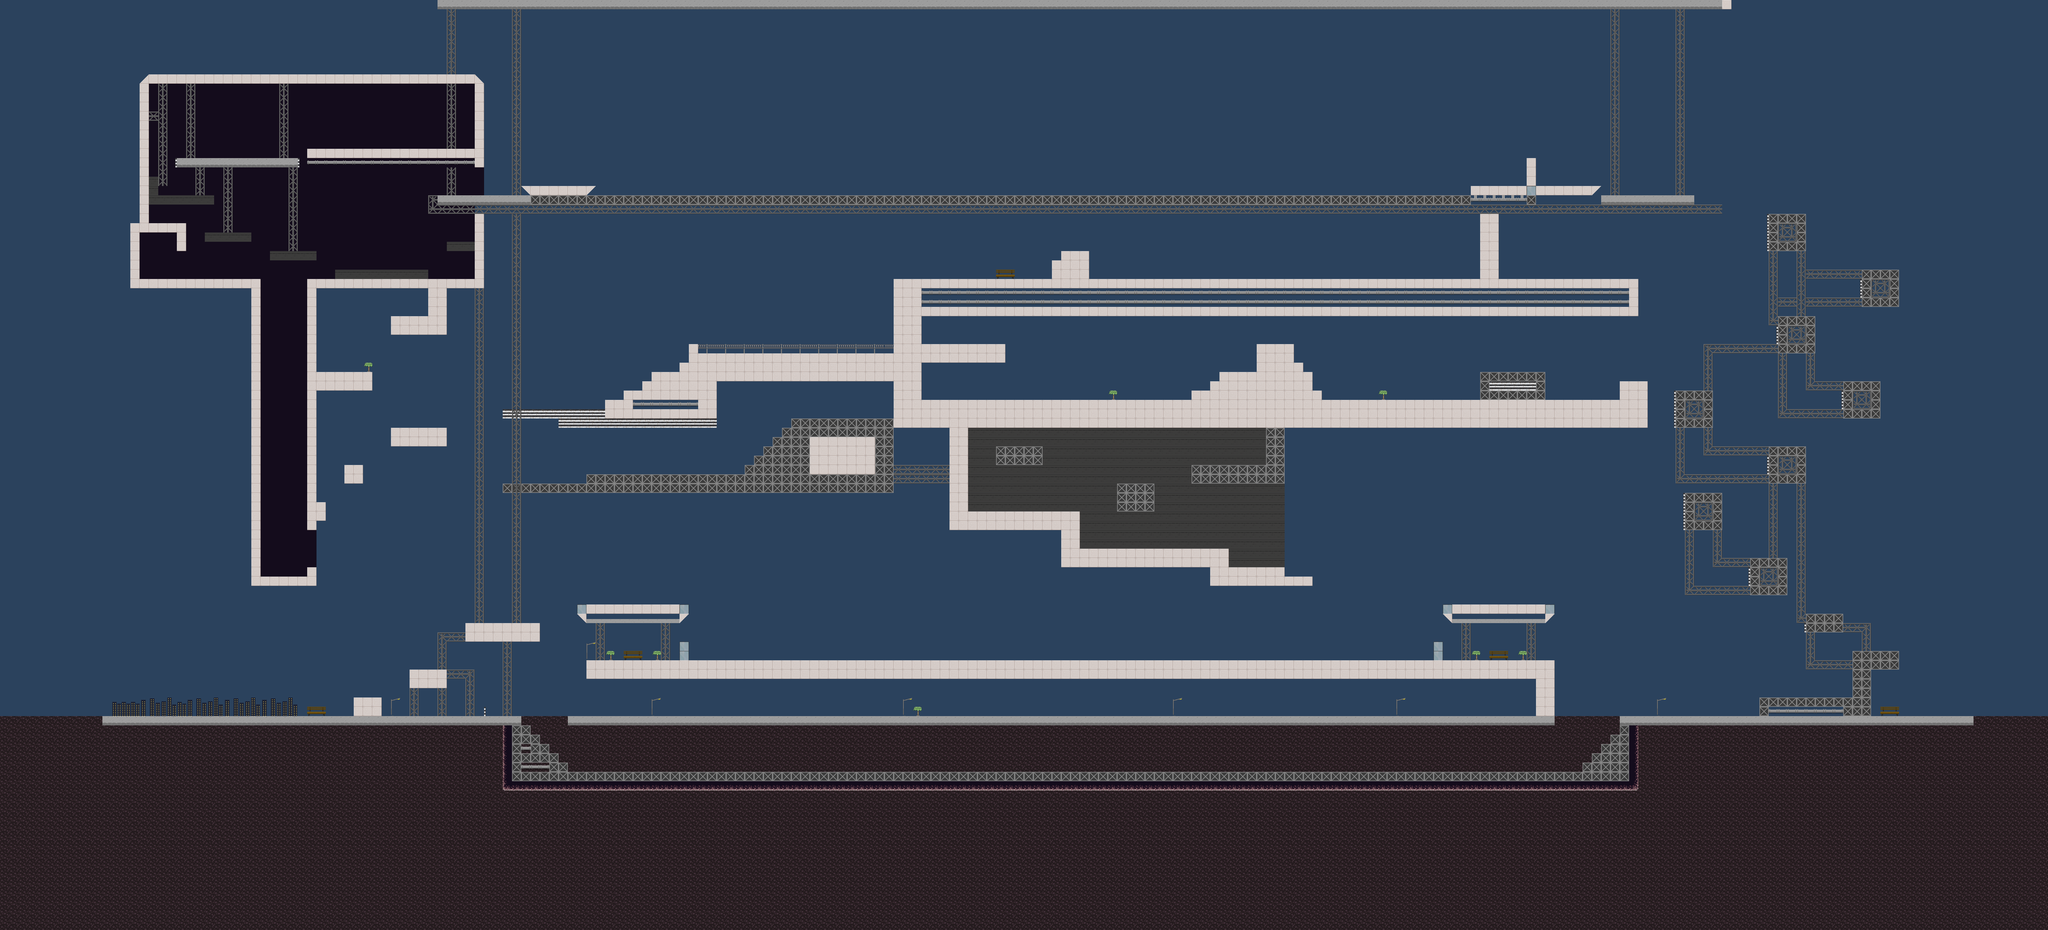

A level layout from a 2D game, rendered from its tile map. Below: a short description, then the map file with tile-grid data replaced by summaries:
An orthogonal 220x100 tile map with 32x32 px tiles, 3 tile layers (sky, under, map) and 187 objects (111x wall, 21x virus, 19x antigen, 11x delivery, 8x breaker, ...).

<map version="1.0" tiledversion="1.0.3" orientation="orthogonal" renderorder="right-down" width="220" height="100" tilewidth="32" tileheight="32" nextobjectid="640">
 <tileset firstgid="1" name="city_tiles" tilewidth="32" tileheight="32" tilecount="176" columns="8">
  <image source="files/maps/map_tiles.png" width="256" height="712" />
 </tileset>
 <layer name="sky" width="220" height="100">
  <data>[22000 cells, 22000 non-empty, 3 distinct tile ids]</data>
 </layer>
 <layer name="under" width="220" height="100">
  <data>[22000 cells, 2000 non-empty, 28 distinct tile ids]</data>
 </layer>
 <layer name="map" width="220" height="100">
  <data>[22000 cells, 2667 non-empty, 31 distinct tile ids]</data>
 </layer>
 <objectgroup name="player">
  <object id="457" name="player" x="742.268" y="2405.72" width="32" height="32" />
  <object id="588" name="wall" x="4416.12" y="1983.96" width="96.1108" height="32.065" />
 </objectgroup>
 <objectgroup name="walls">
  <object id="395" name="wall" x="5.91133" y="37.4384" width="7035.11" height="32" />
  <object id="458" name="wall" x="409.22" y="70.6234" width="32" height="2392.77" />
  <object id="459" name="wall" x="411.817" y="2464.85" width="1380.59" height="28.0563" />
  <object id="460" name="wall" x="1792.19" y="2495.85" width="32" height="31.6197" />
  <object id="461" name="wall" x="1824.04" y="2528.25" width="32" height="31.6197" />
  <object id="462" name="wall" x="1855.22" y="2560.33" width="32" height="31.6197" />
  <object id="463" name="wall" x="1887.3" y="2592.41" width="32" height="31.6197" />
  <object id="464" name="wall" x="1919.83" y="2624.5" width="32" height="31.6197" />
  <object id="465" name="wall" x="1951.46" y="2656.13" width="3488.85" height="31.6197" />
  <object id="466" name="wall" x="5441.3" y="2624.5" width="32" height="31.6197" />
  <object id="467" name="wall" x="5472.93" y="2592.87" width="32" height="31.6197" />
  <object id="468" name="wall" x="5505.01" y="2560.78" width="32" height="31.6197" />
  <object id="469" name="wall" x="5537.1" y="2528.7" width="32" height="31.6197" />
  <object id="470" name="wall" x="5568.27" y="2463.63" width="32" height="63.7028" />
  <object id="471" name="wall" x="5600.81" y="2463.63" width="1046.46" height="31.6197" />
  <object id="472" name="wall" x="6647.8" y="69.5946" width="32" height="2426.11" />
  <object id="473" name="wall" x="6048.68" y="2400.17" width="382.032" height="62.0572" />
  <object id="474" name="wall" x="6368.62" y="2303.78" width="62.0933" height="95.6654" />
  <object id="475" name="wall" x="6368.43" y="2240.41" width="158.935" height="63.4146" />
  <object id="476" name="wall" x="6207.55" y="2112.02" width="127.883" height="63.4146" />
  <object id="477" name="wall" x="6017.35" y="1922.84" width="126.442" height="124.915" />
  <object id="478" name="wall" x="5792.54" y="1698.31" width="126.442" height="124.915" />
  <object id="479" name="wall" x="6079.93" y="1537.31" width="126.442" height="124.915" />
  <object id="480" name="wall" x="5760.91" y="1345.66" width="126.442" height="124.915" />
  <object id="481" name="wall" x="6335.84" y="1313.53" width="126.442" height="124.915" />
  <object id="482" name="wall" x="6113.23" y="1088.58" width="126.442" height="124.915" />
  <object id="483" name="wall" x="6400.12" y="929.655" width="126.442" height="124.915" />
  <object id="484" name="wall" x="6081.1" y="737.426" width="126.442" height="124.915" />
  <object id="485" name="wall" x="5569.38" y="1312.51" width="94.5524" height="159.03" />
  <object id="486" name="wall" x="3071.61" y="1375.54" width="2496.66" height="96.7335" />
  <object id="487" name="wall" x="5087.63" y="1281.83" width="223.66" height="93.0679" />
  <object id="488" name="wall" x="3071.92" y="960.124" width="2559.21" height="126.357" />
  <object id="489" name="wall" x="4095.89" y="1344.94" width="447.362" height="30.4847" />
  <object id="490" name="wall" x="4159.81" y="1312.32" width="351.49" height="30.4847" />
  <object id="491" name="wall" x="4191.76" y="1279.68" width="320.864" height="32.5004" />
  <object id="492" name="wall" x="4319.32" y="1247.94" width="160.668" height="30.4847" />
  <object id="493" name="wall" x="4319.32" y="1183.44" width="128.416" height="62.7363" />
  <object id="494" name="wall" x="3071.6" y="1087.87" width="94.6458" height="285.459" />
  <object id="495" name="wall" x="3168.08" y="1184.36" width="286.01" height="62.7363" />
  <object id="496" name="wall" x="2368.41" y="1216.52" width="701.347" height="94.1398" />
  <object id="497" name="wall" x="2207.24" y="1311.73" width="255.502" height="160.497" />
  <object id="498" name="wall" x="1920.5" y="1408.58" width="286.086" height="63.6488" />
  <object id="499" name="wall" x="2079.37" y="1375.02" width="127.221" height="33.0652" />
  <object id="500" name="wall" x="2143.93" y="1344.44" width="63.0803" height="31.3661" />
  <object id="501" name="wall" x="2240.14" y="1279.87" width="126.33" height="31.3661" />
  <object id="502" name="wall" x="2335.72" y="1248.02" width="31.1808" height="31.3661" />
  <object id="503" name="wall" x="2369.06" y="1184.3" width="29.9168" height="31.3661" />
  <object id="504" name="wall" x="1727.89" y="1409.11" width="191.422" height="31.3661" />
  <object id="505" name="wall" x="5087.52" y="735.523" width="63.8835" height="224.88" />
  <object id="506" name="wall" x="3647.91" y="863.642" width="95.6198" height="31.3661" />
  <object id="507" name="wall" x="3616.17" y="895.378" width="126.582" height="62.3282" />
  <object id="508" name="wall" x="1950.75" y="2464" width="3392.41" height="31.3661" />
  <object id="509" name="wall" x="5279.17" y="2336.5" width="64.0403" height="126.752" />
  <object id="510" name="wall" x="2016.42" y="2272.23" width="3327.47" height="63.1615" />
  <object id="511" name="wall" x="1215.79" y="2400.1" width="96.0432" height="62.927" />
  <object id="512" name="wall" x="1407.9" y="2304.04" width="126.918" height="62.927" />
  <object id="513" name="wall" x="1599.66" y="2144.18" width="255.22" height="62.927" />
  <object id="514" name="wall" x="1087.54" y="1727.86" width="32.4875" height="62.927" />
  <object id="515" name="wall" x="1055.41" y="1952.05" width="32.6311" height="62.927" />
  <object id="516" name="wall" x="863.696" y="960.295" width="31.9327" height="1055.38" />
  <object id="517" name="wall" x="895.823" y="1984.18" width="159.744" height="31.498" />
  <object id="518" name="wall" x="1056.11" y="959.948" width="31.9327" height="863.314" />
  <object id="519" name="wall" x="1344.56" y="1471.54" width="190.474" height="62.927" />
  <object id="520" name="wall" x="1088.59" y="1280.17" width="190.474" height="62.927" />
  <object id="521" name="wall" x="1344.91" y="1088.11" width="190.474" height="62.927" />
  <object id="522" name="wall" x="1472.02" y="991.026" width="63.3613" height="96.4512" />
  <object id="523" name="wall" x="1089.29" y="960.295" width="574.606" height="31.498" />
  <object id="524" name="wall" x="1152.14" y="927.12" width="319.682" height="31.498" />
  <object id="525" name="wall" x="1535.93" y="832.135" width="95.4887" height="31.498" />
  </objectgroup>
 <objectgroup name="obj" />
 <objectgroup name="auto" />
 <objectgroup name="enemys">
  <!-- 6 objects omitted --></objectgroup>
 <objectgroup name="death">
  <!-- 7 objects omitted --></objectgroup>
</map>
<!-- 116 of 187 objects omitted -->
